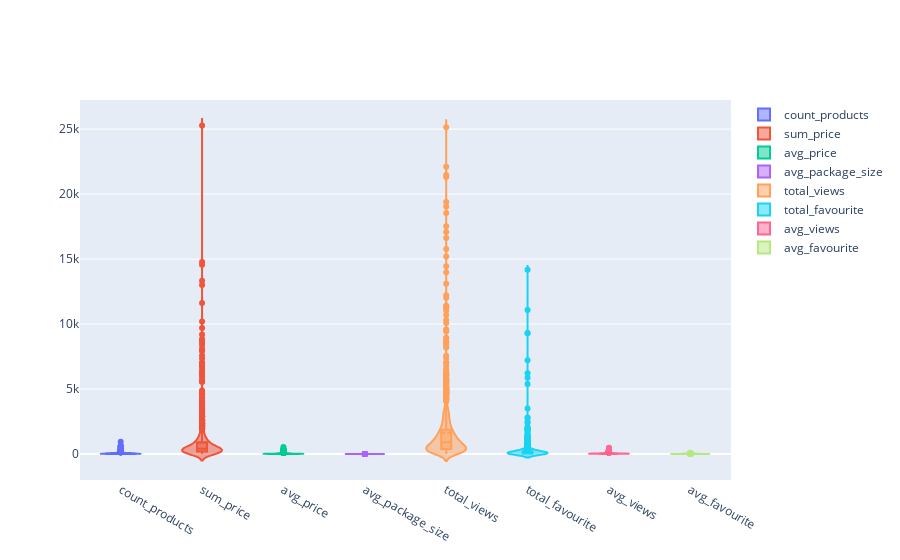

Source (notebook cell):
### Code cell
fig = go.Figure()

cols = ["count_products", "sum_price", "avg_price", "avg_package_size", "total_views", "total_favourite", "avg_views", "avg_favourite"]

for col in cols:
    fig.add_trace(go.Violin(y=data[col],
                            name=col,
                            box_visible=True,
                            meanline_visible=True))
    
fig

### Figure 1 — Plotly figure (JSON) as saved in the notebook; plotly's stock layout.template omitted (floating-point values rounded to 4 significant figures; data arrays with more than 128 entries replaced by an {"elided": "..."} marker saying what was removed)
{"data": [{"box": {"visible": true}, "meanline": {"visible": true}, "name": "count_products", "type": "violin", "y": {"elided": "1352 int values"}}, {"box": {"visible": true}, "meanline": {"visible": true}, "name": "sum_price", "type": "violin", "y": {"elided": "1352 int values"}}, {"box": {"visible": true}, "meanline": {"visible": true}, "name": "avg_price", "type": "violin", "y": {"elided": "1352 float values"}}, {"box": {"visible": true}, "meanline": {"visible": true}, "name": "avg_package_size", "type": "violin", "y": {"elided": "1352 float values"}}, {"box": {"visible": true}, "meanline": {"visible": true}, "name": "total_views", "type": "violin", "y": {"elided": "1352 int values"}}, {"box": {"visible": true}, "meanline": {"visible": true}, "name": "total_favourite", "type": "violin", "y": {"elided": "1352 int values"}}, {"box": {"visible": true}, "meanline": {"visible": true}, "name": "avg_views", "type": "violin", "y": {"elided": "1352 float values"}}, {"box": {"visible": true}, "meanline": {"visible": true}, "name": "avg_favourite", "type": "violin", "y": {"elided": "1352 float values"}}], "layout": {}}
